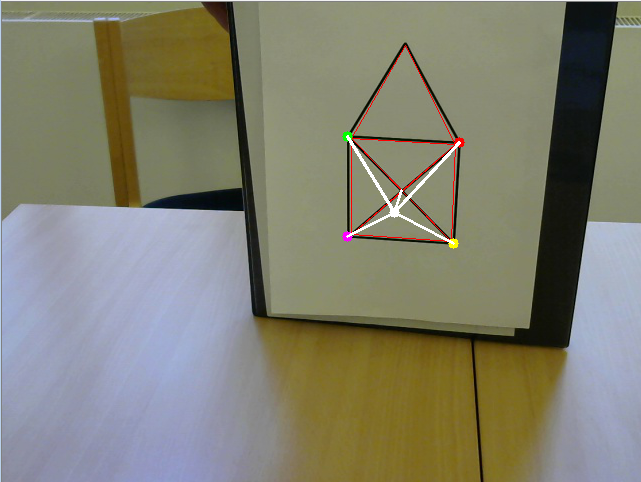
#> input picture 3d.png, 641 x 482 px, given in place of the camera
$ python house.py   (older library calls are emulated)
#> lines starting #> are read from the running program, lines starting #| are printed output that depends on the picture; after the words box and inside, x2 and y2 are one past the last pixel; in counts of white or black regions, pixels touching at a corner belong together
#> further down, frame is the input picture: shape (482, 641, 3); mean B, G, R 112.2, 128.5, 129.2
import cv2
import numpy as np

def draw_pyramid(img, points):
	#TODO check if points look like a house (distances, line presence, shape...)
	#TODO figure out which points are which
	#TODO calculate where to put the "top" of the pyramid
	# - by fixing perspective? - http://docs.opencv.org/2.4/modules/imgproc/doc/geometric_transformations.html#warpperspectiv
	# - - needs 4 points
	# - - sample code for perspective transformation:
	'''
	points_img = [mc[tl],mc[tr],mc[br],mc[bl]]
	points_new = [[0,0],[w_new,0],[w_new,h_new],[0,h_new]]
	p_img = np.array(points_img, np.float32)
	p_new = np.array(points_new, np.float32)
	persp = cv2.getPerspectiveTransform(p_img, p_new)
	trans = cv2.warpPerspective(img_copy, persp, (w_new, h_new))
	'''
	#TODO draw lines
	pass

def house(img):
	width, height = img.shape[:2]
#> width = 482; height = 641
	img_copy = img.copy()


	img_sharpen = cv2.GaussianBlur(img, (0,0),3)
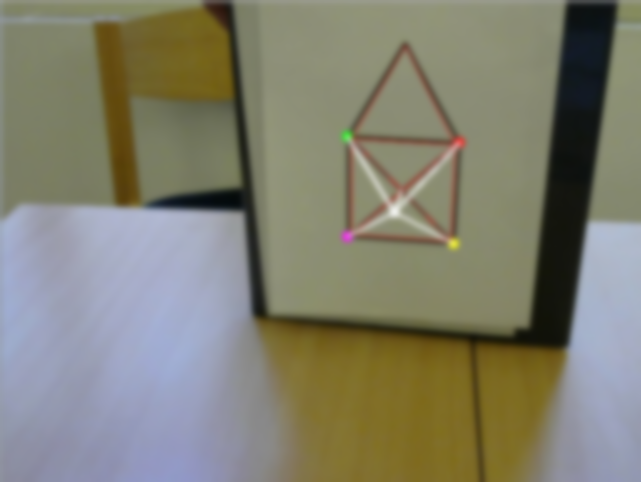
#> img_sharpen: shape (482, 641, 3); mean B, G, R 112, 128.3, 129.1
	img_ = cv2.addWeighted(img, 1.5, img_sharpen, -0.5, 0)
	img_gs = cv2.cvtColor(img_,cv2.COLOR_BGR2GRAY)
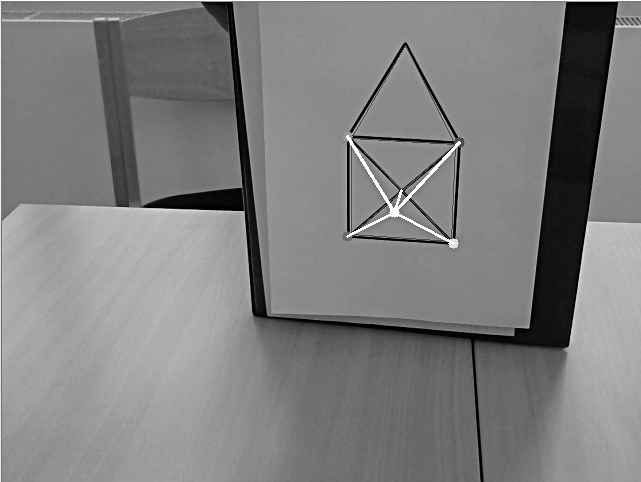
#> img_gs: shape (482, 641); min 0, max 255, mean 127
	res, thresh = cv2.threshold(img_gs,150,255,0)#TODO play with threshold value
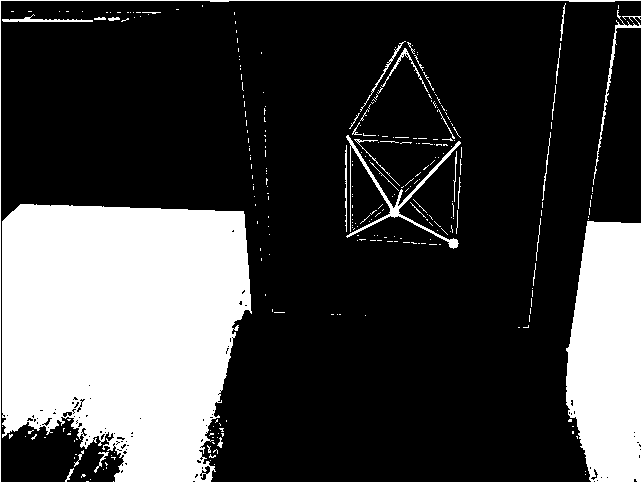
#> thresh: shape (482, 641); 25.5% white; 293 white regions (257 under 20 px), largest, box (x1, y1, x2, y2) and area: (2, 204, 252, 482) 56507, (566, 221, 641, 482) 16730, (0, 0, 641, 482) 1187

	edges = cv2.Canny(thresh, 50, 200, 5)
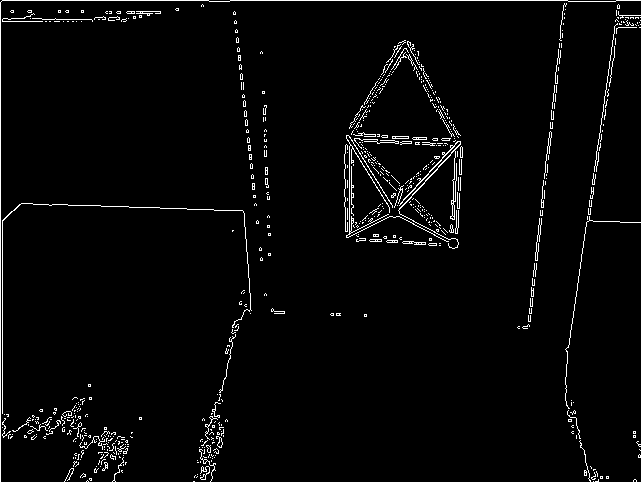
#> edges: shape (482, 641); 2.8% white in thin lines or dots
	image, contours, hierarchy_ = cv2.findContours(edges,cv2.RETR_TREE,cv2.CHAIN_APPROX_SIMPLE)
#> contours = 823 contours, 805 with area under 20; largest, box (x1, y1, x2, y2) and area: (398, 141, 461, 249) 173, (346, 135, 449, 242) 60, (402, 241, 426, 245) 37, (535, 218, 542, 261) 37, (392, 136, 409, 139) 32
	if hierarchy_ is None:
		return None
	hierarchy = hierarchy_[0]
	cv2.imshow('edges', edges)

	for (i, cnt) in enumerate(contours):
		if hierarchy[i][3] != -1:
			continue
		cv2.drawContours(frame, [contours[i]], 0,(0,255,0), 3)

		approx = cv2.approxPolyDP(cnt,0.01*cv2.arcLength(cnt,True),True)
		#print len(approx)
		if len(approx)==5:
			#print "pentagon"
			#cv2.drawContours(frame,[cnt],0,255,-1)
			cv2.drawContours(img,[approx],0,(0,0,255),3)
			draw_pyramid(img, approx)
			#print approx
		else:
			pass
#> this loop made 823 passes
#> approx on passes 1, 2, 8: [[593, 481]], [[193, 481], [194, 481]], [[606, 476], [606, 478], [608, 478], [608, 476]]
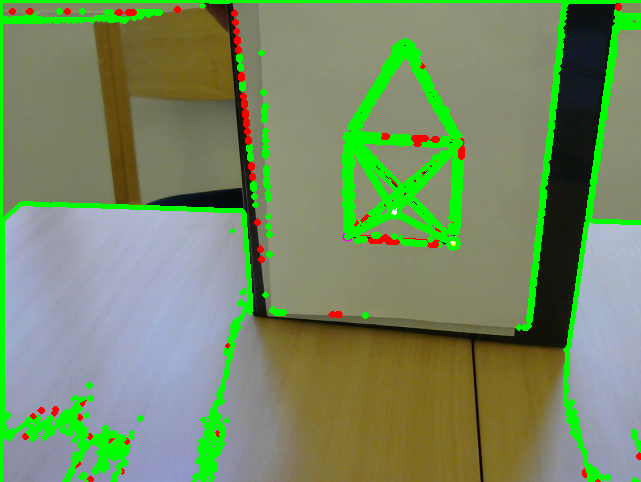
#> frame: shape (482, 641, 3); 10.45% of pixels changed, all inside (x1, y1, x2, y2) = (0, 0, 641, 482)
			#cv2.drawContours(frame,[approx],0,(0,0,255),-1)
	cv2.imshow('house', img)


if 'cap' in locals():
	cap.release()
cap = cv2.VideoCapture(0)
while(True):
	ret, frame = cap.read()
	house(frame)
	if cv2.waitKey(50) & 0xFF == ord('q'):
#> (key q is pressed here)
		break
cap.release()

$ run again, on clahe.png
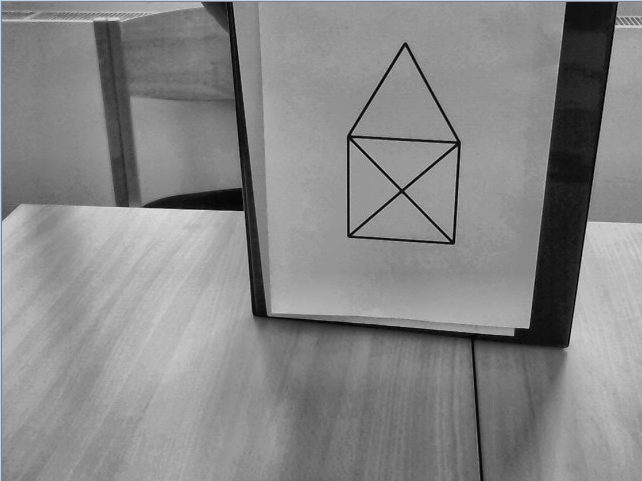
#> input picture clahe.png, 642 x 481 px, given in place of the camera
#> frame is the input picture: shape (481, 642, 3); mean B, G, R 135, 134.9, 134.9
#> in house, `res, thresh = cv2.threshold(img_gs,150,255,0)#TODO play with threshold..`:
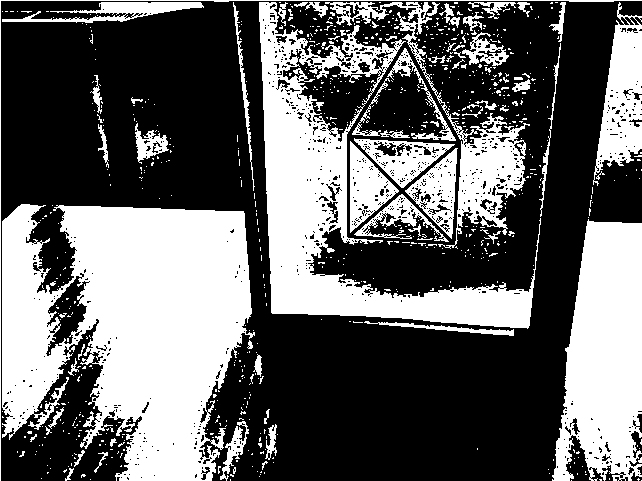
#> thresh: shape (481, 642); 39.5% white; 790 white regions (722 under 20 px), largest, box (x1, y1, x2, y2) and area: (2, 204, 255, 481) 48055, (259, 2, 541, 329) 25333, (552, 219, 642, 481) 17246
#> edges: shape (481, 642); 8.1% white in thin lines or dots
#> contours = 2934 contours, 2894 with area under 20; largest, box (x1, y1, x2, y2) and area: (353, 138, 455, 188) 85, (349, 141, 399, 233) 80, (405, 147, 458, 239) 70, (283, 68, 308, 84) 65, (354, 194, 449, 242) 61
#> the loop in house, `for (i, cnt) in enumerate(contours):` made 2934 passes
#> approx on passes 1 to 3: [[641, 480]], [[624, 480]], [[595, 480]]
#> after the loop in house, `for (i, cnt) in enumerate(contours):`:
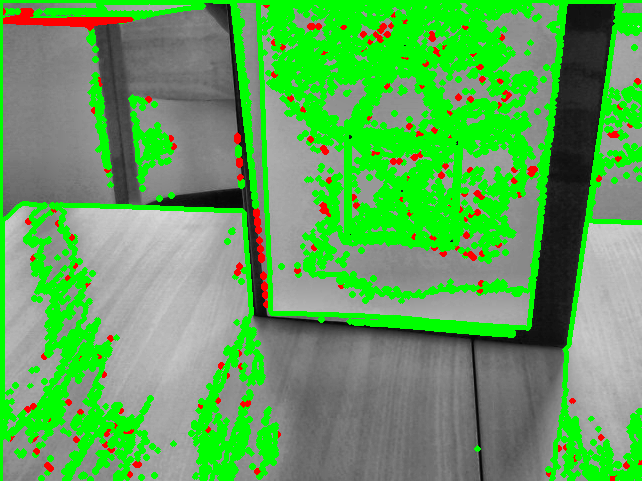
#> frame: shape (481, 642, 3); mean B, G, R 90, 165.2, 95
